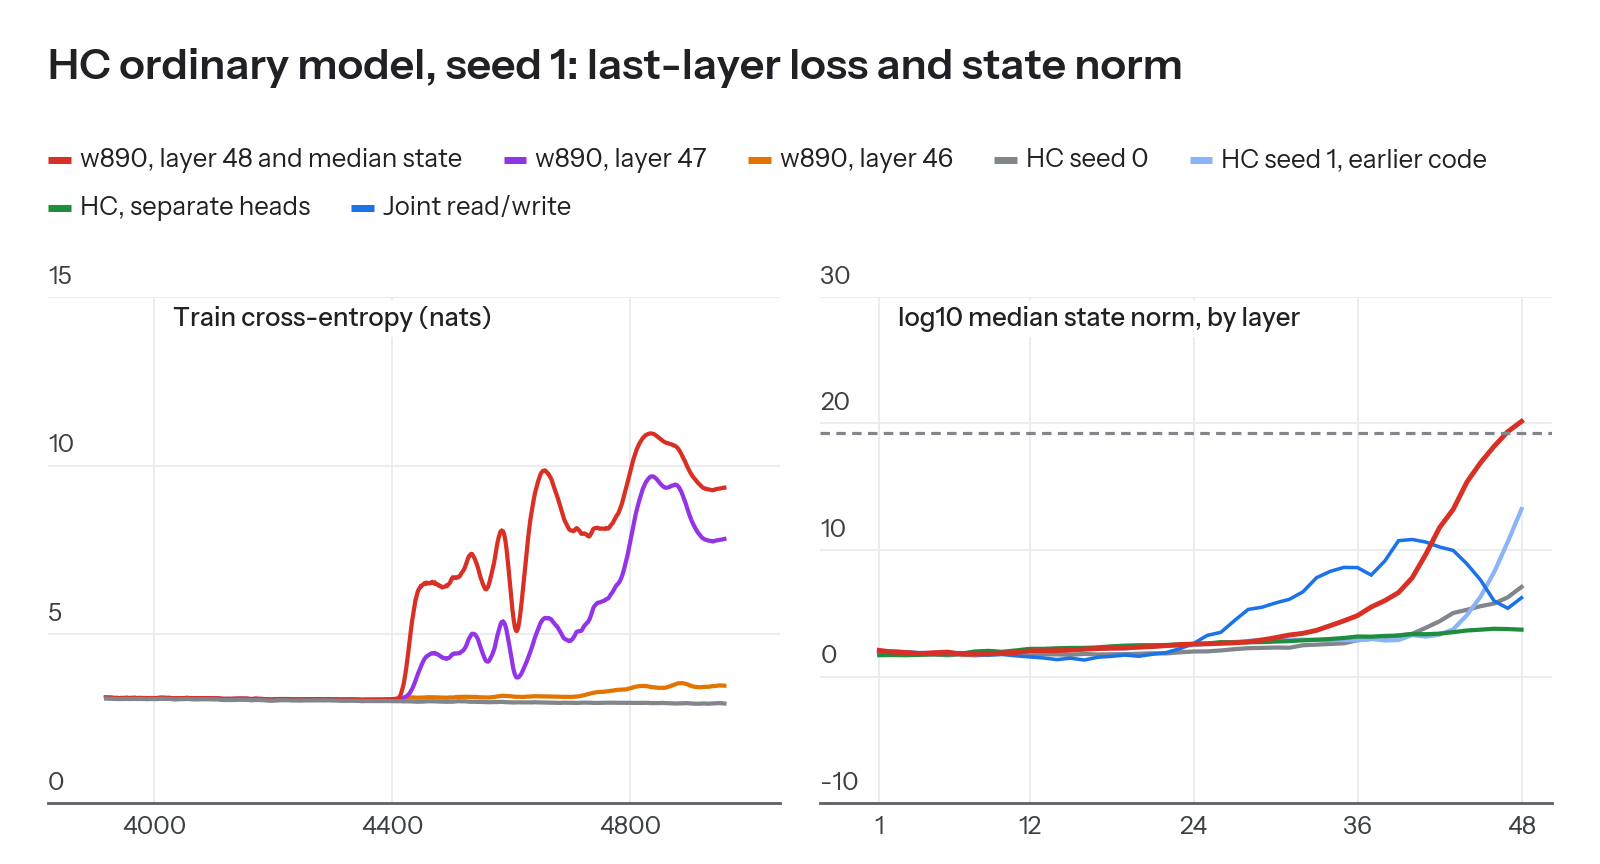

This figure's Python source:
"""w890 (HC, ordinary model, seed 1): the late failure. Status figure for the owner; not a page figure.

Data: ../../pls_blog/d48g4.npz (W&B train/pls/L{k}); ../../pls_hcid/fw_ce_by_target<tag>.npz (ce_by_target.py: 32 random windows of 4,096 tokens of FineWeb-Edu 10B, compute bfloat16, state norm computed without overflow, at the final checkpoint).
Left: train cross-entropy by step at layers 46, 47 and 48 of w890, and layer 48 of HC seed 0, rolling mean over 20 steps. Right: median state norm by layer, log10, for HC ordinary (seed 0, seed 1 on the earlier code, w890), HC with separate heads, and HC joint read/write ordinary (w889). The dashed line is 1.8e19, where a float32 sum of squares overflows.
Output: hc_overflow_1104.{pdf,png}."""
from pathlib import Path

import numpy as np
from style import *

HERE = Path(__file__).parent
apply_style()
D = HERE.parents[1]
Z = np.load(D / "pls_blog/d48g4.npz", allow_pickle=True)
RED, PUR, GRN, YEL = tone("red", 600), tone("purple", 600), tone("green", 600), tone("yellow", 900)
W890, HC0, HCS1 = "-sep-bbfrozen-ahc-fa4thd-vs-d48-s1", "-sep-bbfrozen-ahc-fa4thd-vs-d48", "-sep-bbfrozen-ahc-vs-d48-s1"
legend = [("w890, layer 48 and median state", RED), ("w890, layer 47", PUR), ("w890, layer 46", YEL), ("HC seed 0", GREY), ("HC seed 1, earlier code", LIGHT), ("HC, separate heads", GRN), ("Joint read/write", BLUE)]
fig, axes = canvas(1, 2, width=WIDTH_TEXT, panel_height=2.0, title="HC ordinary model, seed 1: last-layer loss and state norm", legend=legend)
a, b = np.ravel(axes)
def roll(st, y, w=20):
    return st[w - 1:], np.convolve(y, np.ones(w) / w, mode="valid")
s, c = Z[W890 + "/step"], Z[W890 + "/ce"]
m = s >= 3900
for l, col in ((46, YEL), (47, PUR), (48, RED)):
    a.plot(*roll(s[m], c[m, l - 1]), color=col, lw=1.2)
s0, c0 = Z[HC0 + "/step"], Z[HC0 + "/ce"]
m0 = s0 >= 3900
a.plot(*roll(s0[m0], c0[m0, 47]), color=GREY, lw=1.2)
nice_y(a, 2.5, 11, fmt="{:.0f}")
a.set_xlim(3900, 5000)
a.set_xticks([4000, 4400, 4800])
room(a)
panel_label(a, "Train cross-entropy (nats)")
x = np.arange(1, 49)
for t, col, lw in ((HC0, GREY, 1.2), (HCS1, LIGHT, 1.2), ("-sep-ahc-fa4thd-vs-d48", GRN, 1.2), ("-sep-bbfrozen-ahc-hcrwj-fa4thd-vs-d48", BLUE, 1.0), (W890, RED, 1.4)):
    nr = np.load(D / f"pls_hcid/fw_ce_by_target{t}.npz")["nr"]
    b.plot(x, np.log10(np.median(nr, axis=(1, 2))), color=col, lw=lw)
b.axhline(np.log10(1.8e19), color=GREY, lw=0.9, ls=(0, (3, 2)))
nice_y(b, 0, 21, fmt="{:.0f}")
b.set_xlim(1, 48)
b.set_xticks([1, 12, 24, 36, 48])
room(b)
panel_label(b, "log10 median state norm, by layer")
save(fig, HERE / "hc_overflow_1104")
